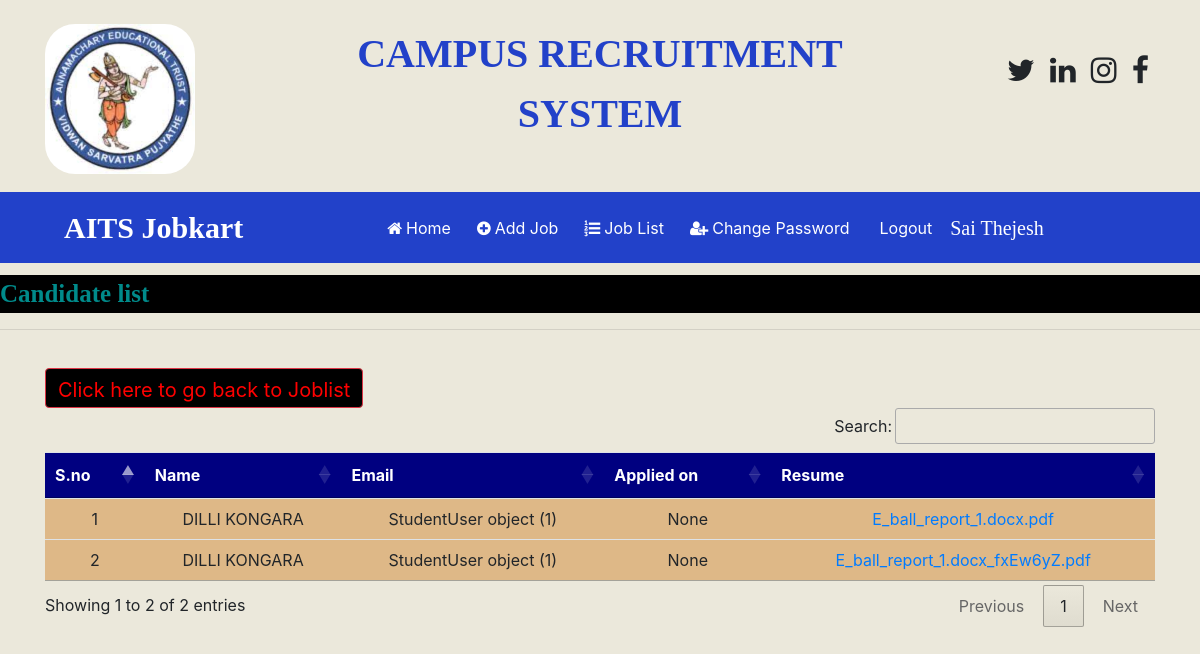
Page /candidate_applied/1 (signed in) on the committed database.
### OnlinejobportalApp/models.py (models this page shows, shortened)
class Apply(models.Model):
	job = models.ForeignKey(Job,on_delete=models.CASCADE)
	student = models.ForeignKey(StudentUser,on_delete=models.CASCADE)
	recruiter =models.ForeignKey(Recruiter,on_delete=models.CASCADE)
	student_resumes = models.FileField(null=True)
	student_email = models.CharField(max_length=50,null=True)
	applied_date = models.DateField(null=True)

class StudentUser(models.Model):
	user =models.ForeignKey(User,on_delete=models.CASCADE)
	mobile = models.CharField(max_length=10,null=True)
	image= models.FileField(null=True)
	gender=models.CharField(max_length=10,null=True)
	dept=models.CharField(max_length=100,null=True)
	percentage = models.IntegerField(null=True)
	type = models.CharField(max_length=10,null=True)

### OnlinejobportalApp/views.py (the view)
# urls.py: path('candidate_applied/<int:pid>',views.candidate_applied,name='candidate_applied'),
def candidate_applied(request,pid):
	if not request.user.is_authenticated:
		return redirect('recruiter_login')
	recruiter = Recruiter.objects.get(user=request.user.id)
	k = Apply.objects.filter(job=pid,recruiter=recruiter)
	return render(request,'html/candidate_applied.html',{'app':k})

### OnlinejobportalApp/templates/html/candidate_applied.html (shortened to what this page needs)
{% load static %}
{% block body %}
{% include 'html/recruiter_navigation.html' %}
<marquee style="font-family: 'Algerian'; font-size: 25px; color: darkcyan; background-color: black;font-weight: bold;margin-top: 1%">
	Candidate list
</marquee>
<hr>
<div class="container">
				<a href="{% url 'job_list' %}" class="btn btn-danger" style="margin-top: 2%;color: red ;background-color: black ; height: 40px; font-size: 20px">Click here to go back to Joblist
				</a>
<table class="table table-hover mt-4" id="example">
	<thead>
		<tr style = "background-color: #000080;color:white">
			<th>S.no</th>
			<th>Name </th>
			<th>Email</th>
			<th>Applied on</th>
			<th>Resume</th>
		</tr>
	</thead>
	<tbody>
		{% for i in app %}
		<tr style = "background-color: #DEB887">
			<td>{{forloop.counter}}</td>
			<td>{{i.student_email}}</td>
			<td>{{i.student}}</td>
			<td>{{i.applied_date}}</td>
			<td><a href="{{i.student_resumes.url}}" download>{{i.student_resumes}}</a></td>
		</tr>
		{% endfor %}
	</tbody>
</table>
</div>
{% endblock %}

### OnlinejobportalApp/templates/html/recruiter_navigation.html (shortened to what this page needs)
<!DOCTYPE html>
<html>
<head>
	{% load static %}
  <link rel="stylesheet" href="https://maxcdn.bootstrapcdn.com/bootstrap/4.5.2/css/bootstrap.min.css">
  <link rel="stylesheet" href="https://cdnjs.cloudflare.com/ajax/libs/font-awesome/4.7.0/css/font-awesome.min.css">
<link rel="stylesheet" href="https://cdnjs.cloudflare.com/ajax/libs/font-awesome/4.7.0/css/font-awesome.min.css">
<link rel ="stylesheet" href="https://cdn.datatables.net/1.10.24/css/jquery.dataTables.min.css">
<link rel ="stylesheet" href= "https://cdn.datatables.net/buttons/1.7.0/css/buttons.dataTables.min.css">
</head>
<body>
	<div class="container">
		<div class="row">
			<div class="col-sm-3 mt-4">
				<img class="logoimage"src="{% static 'images/aitslogo.jpeg' %}" style="width:150px; height:100px text-align=center ; border-radius: 30px; ">
			</div>
			<div class="col-sm-6 mt-4 text-center">
				<span style="font-weight: bold ;text-align:center; font-size: 40px; font-family: times">
					<span class="heading">CAMPUS RECRUITMENT SYSTEM</span>
				</span>
			</div>
			<div class="col-sm-3 mt-5" style="padding-left: 10%">
				<span style="font-weight: bold; font-size: 30px">
					<span><i class="fa fa-twitter pl-2"></i></span>
					<span><i class="fa fa-linkedin pl-2"></i></span>
					<span><i class="fa fa-instagram pl-2"></i></span>
					<span><i class="fa fa-facebook pl-2"></i></span>
				</span>
			</div>
		</div>
	</div>
<nav class="navbar navbar-expand-sm" style="background-color: #2241c9">
	<a class="navbar-brand text-white pl-5 font-weight-bold" style="font-family: 'Algerian'; font-size: 30px ">AITS Jobkart</a>
	<ul class="navbar-nav">
		<li class="nav-item">
			<a class="nav-link" href=" {%url 'recruiter_home'%}" style="margin-left: 120px"><i class="fa fa-home mr-1"></i>Home</a>
		</li>
			<li class="nav-item">
			<a class="nav-link" href=" {%url 'add_job' %}"><i class="fa fa-plus-circle mr-1"></i>Add Job</a>
		</li>
		<li class="nav-item">
			<a class="nav-link" href="{% url 'job_list' %}"><i class="fa fa-list-ol mr-1"></i>Job List</a>
		</li>
		<li class="nav-item">
			<a class="nav-link" href="{% url 'change_passwordrecruiter' %}"><i class="fa fa-user-plus mr-1"></i>Change Password</a>
		</li>
		<li class="nav-item">
			<a class="nav-link" href="{%url 'Logout' %}">Logout</a>
		</li>
	</ul>
	<a class="currentusername" class="navbar-brand text-white pl-5 font-weight-bold" style="font-family: 'Algerian'; font-size: 20px ;color: white;">{{request.user.first_name}} {{request.user.last_name}}</a>
</nav>
</body>
</html>

### OnlinejobportalApp/templates/html/recruiter_navigation.html (style rules this page uses)
.nav-link { color:white !important; margin-right: 10px; }
body { background-color: #EBE8DB; }
.heading { color:#2241c9 ; }
.logoimage { margin-bottom: 18px; }

### OnlinejobportalApp/templates/html/candidate_applied.html (style rules this page uses)
tr { text-align: center; }

### rows in the picture
Apply: student_email "DILLI KONGARA", student "StudentUser object (1)", applied_date "None", student_resumes "E_ball_report_1.docx.pdf"
Apply: student_email "DILLI KONGARA", student "StudentUser object (1)", applied_date "None", student_resumes "E_ball_report_1.docx_fxEw6yZ.pdf"

### other values in the picture
{{ request.user.first_name }} "Sai"
{{ request.user.last_name }} "Thejesh"
